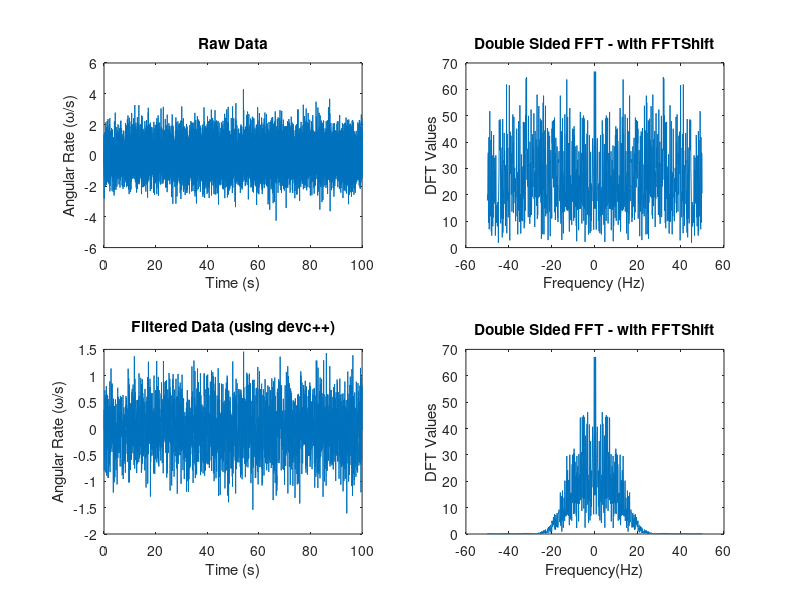

The MATLAB script that drew this image:
% @file fft_test_devc.m
% IIR/FIR Filter implementation
% @author Ricardo <tsao.ricardo@iac.com.tw>

clear;

NFFT=1000;

% load raw data
fs=100; %sampling frequency
t=0:0.01:100; %time base

x = csvread('raw_data.csv');

%histogram(x);
%figure

std(x)
mean(x)

% plot raw data
subplot(2,2,1)
plot(t, x)
title('Raw Data')
xlabel('Time (s)')
ylabel('Angular Rate (\omega/s)');

% do FFT
X=fftshift(fft(x,NFFT));
fVals=fs*(-NFFT/2:NFFT/2-1)/NFFT;

% plot the FFT result of raw data
subplot(2,2,2)
plot(fVals,abs(X));	
title('Double Sided FFT - with FFTShift');
xlabel('Frequency (Hz)')
ylabel('DFT Values');

% load filtered data
x = csvread('filtered_data.csv');

% plot the filtered data
subplot(2,2,3)
plot(t, x)
title('Filtered Data (using devc++)')
xlabel('Time (s)');
ylabel('Angular Rate (\omega/s)');

% do FFT
X=fftshift(fft(x,NFFT));
fVals=fs*(-NFFT/2:NFFT/2-1)/NFFT;

% plot the FFT result of filtered data 
subplot(2,2,4)
plot(fVals,abs(X));	
title('Double Sided FFT - with FFTShift');
xlabel('Frequency(Hz)')	 	 
ylabel('DFT Values');

